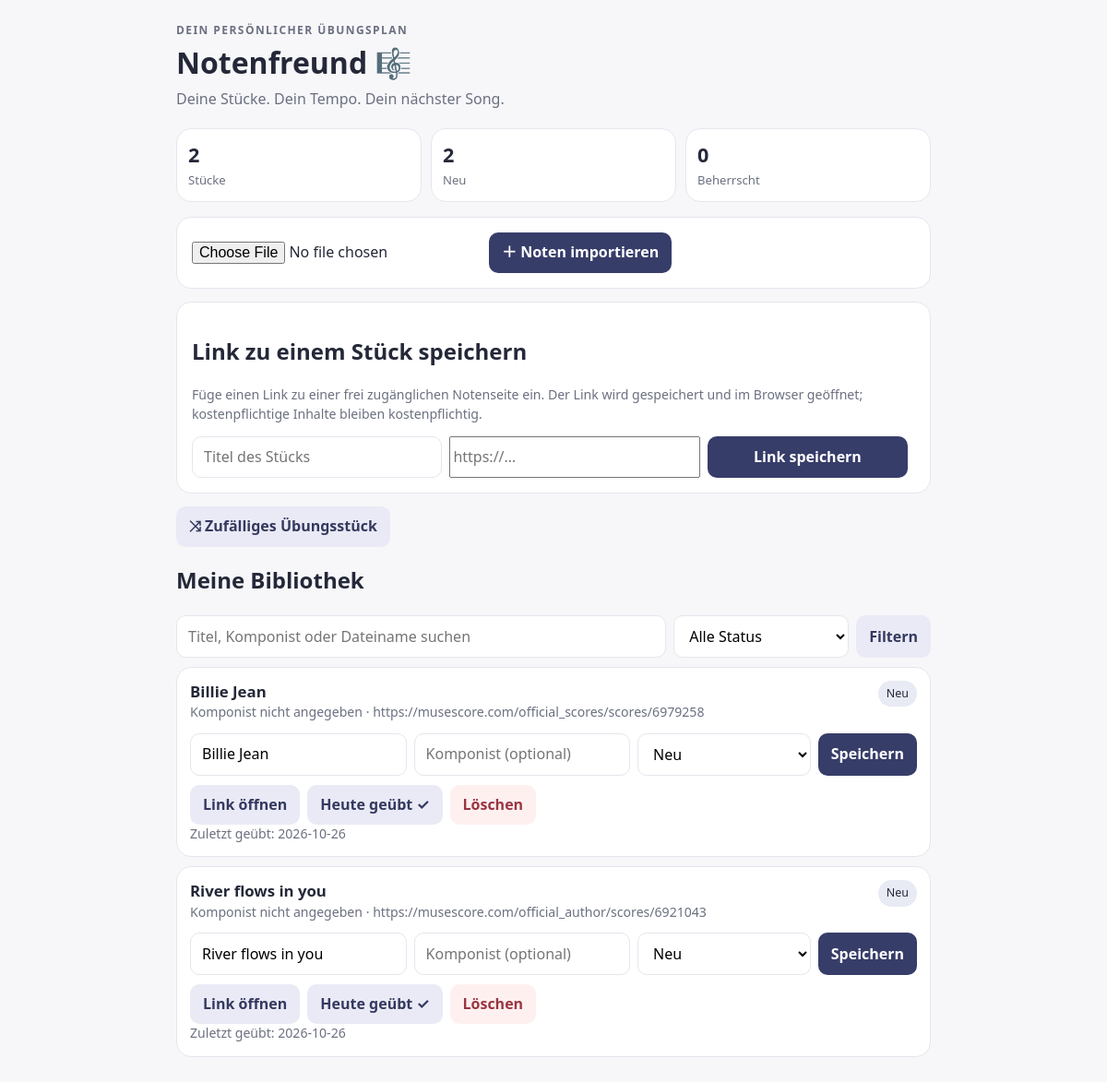
The page / on the database its author committed.
### tables this page shows
CREATE TABLE pieces (
                id TEXT PRIMARY KEY,
                title TEXT NOT NULL,
                composer TEXT NOT NULL DEFAULT '',
                stage TEXT NOT NULL DEFAULT 'Neu',
                stored_name TEXT NOT NULL,
                original_name TEXT NOT NULL,
                extension TEXT NOT NULL,
                created_at TEXT NOT NULL,
                practiced_on TEXT
            , source_url TEXT);

### app.py (the view)
@app.get("/")
def index():
    query = request.args.get("q", "").strip()
    stage = request.args.get("stage", "Alle")
    sql = "SELECT * FROM pieces WHERE 1=1"
    args = []
    if stage in STAGES:
        sql += " AND stage = ?"
        args.append(stage)
    if query:
        sql += " AND (title LIKE ? OR composer LIKE ? OR original_name LIKE ?)"
        args.extend([f"%{query}%"] * 3)
    sql += " ORDER BY created_at DESC"
    with connect_db() as db:
        pieces = db.execute(sql, args).fetchall()
        counts = {row["stage"]: row["count"] for row in db.execute("SELECT stage, COUNT(*) AS count FROM pieces GROUP BY stage")}
        total = sum(counts.values())
    return render_template("index.html", pieces=pieces, stages=STAGES, selected_stage=stage, query=query, counts=counts, total=total)

### app.py (called while the page is built)
def connect_db():
    connection = sqlite3.connect(DB_PATH)
    connection.row_factory = sqlite3.Row
    return connection

### templates/index.html (shortened to what this page needs)
<!doctype html>
<html lang="de">
<head>
</head>
<body>
<main>
  <div class="eyebrow">DEIN PERSÖNLICHER ÜBUNGSPLAN</div>
  <h1>Notenfreund 🎼</h1>
  <p class="intro">Deine Stücke. Dein Tempo. Dein nächster Song.</p>
  <section class="stats">
    <div class="stat"><b>{{ total }}</b><span>Stücke</span></div>
    <div class="stat"><b>{{ counts.get('Neu', 0) }}</b><span>Neu</span></div>
    <div class="stat"><b>{{ counts.get('Beherrscht', 0) }}</b><span>Beherrscht</span></div>
  </section>
  <section class="panel">
    <form action="{{ url_for('upload') }}" method="post" enctype="multipart/form-data" class="upload">
      <input type="file" name="score" accept=".pdf,.mscz,.mscx,.musicxml,.xml,.mxl,.mid,.midi" required>
      <button type="submit">＋ Noten importieren</button>
    </form>
  </section>
  <section class="panel">
    <h2>Link zu einem Stück speichern</h2>
    <p class="muted">Füge einen Link zu einer frei zugänglichen Notenseite ein. Der Link wird gespeichert und im Browser geöffnet; kostenpflichtige Inhalte bleiben kostenpflichtig.</p>
    <form action="{{ url_for('add_link') }}" method="post" class="edit">
      <input type="text" name="title" placeholder="Titel des Stücks" aria-label="Titel des Stücks" required>
      <input type="url" name="source_url" placeholder="https://…" aria-label="Link zur Notenseite" required>
      <button>Link speichern</button>
    </form>
  </section>
  <div class="actions"><form action="{{ url_for('random_piece') }}" method="post"><button class="secondary">⤨ Zufälliges Übungsstück</button></form></div>
  <h2>Meine Bibliothek</h2>
  <form method="get" class="toolbar">
    <input type="text" name="q" value="{{ query }}" placeholder="Titel, Komponist oder Dateiname suchen">
    <select name="stage" aria-label="Status filtern">
      <option value="Alle" {{ 'selected' if selected_stage == 'Alle' else '' }}>Alle Status</option>
    </select>
    <button class="secondary">Filtern</button>
  </form>
  {% for piece in pieces %}
    <article class="piece">
      <div class="piece-head"><div><h2>{{ piece['title'] }}</h2><div class="muted">{{ piece['composer'] or 'Komponist nicht angegeben' }} · {{ piece['original_name'] }}</div></div><span class="badge">{{ piece['stage'] }}</span></div>
      <form class="edit" action="{{ url_for('update_piece', piece_id=piece['id']) }}" method="post">
        <input type="text" name="title" value="{{ piece['title'] }}" aria-label="Titel" required>
        <input type="text" name="composer" value="{{ piece['composer'] }}" placeholder="Komponist (optional)" aria-label="Komponist">
        <select name="stage" aria-label="Übungsstatus">{% for item in stages %}<option {{ 'selected' if item == piece['stage'] else '' }}>{{ item }}</option>{% endfor %}</select>
        <button>Speichern</button>
      </form>
      <div class="actions">
        {% if piece['source_url'] %}<a class="button secondary" href="{{ url_for('open_piece', piece_id=piece['id']) }}" target="_blank" rel="noopener">Link öffnen</a>{% elif piece['extension'] == 'pdf' %}<a class="button secondary" href="{{ url_for('open_piece', piece_id=piece['id']) }}" target="_blank">PDF öffnen</a>{% else %}<form action="{{ url_for('open_piece', piece_id=piece['id']) }}" method="get"><button class="secondary">Datei-Hinweis</button></form>{% endif %}
        <form action="{{ url_for('practice', piece_id=piece['id']) }}" method="post"><button class="secondary">Heute geübt ✓</button></form>
        <form action="{{ url_for('delete_piece', piece_id=piece['id']) }}" method="post" onsubmit="return confirm('Stück und Datei wirklich löschen?')"><button class="danger">Löschen</button></form>
      </div>
      {% if piece['practiced_on'] %}<div class="muted">Zuletzt geübt: {{ piece['practiced_on'] }}</div>{% endif %}
    </article>
  {% else %}
    <div class="empty">Deine Notensammlung beginnt hier.<br>Importiere eine PDF- oder Notendatei.</div>
  {% endfor %}
</main>
</body>
</html>

### templates/index.html (style rules this page uses)
:root { color-scheme: light; --ink:#242838; --muted:#6b7080; --line:#e5e6ed; --brand:#373d69; --bg:#f7f7fa; }
* { box-sizing:border-box; }
body { margin:0; background:var(--bg); color:var(--ink); font:16px/1.45 system-ui,-apple-system,"Segoe UI",sans-serif; }
main { width:min(850px,100%); margin:auto; padding:24px 16px 48px; }
.eyebrow { color:var(--muted); font-size:.75rem; font-weight:800; letter-spacing:.12em; }
h1 { margin:4px 0; font-size:2rem; }
.intro { color:var(--muted); margin:0 0 20px; }
.stats { display:flex; gap:10px; margin:16px 0; }
.stat,.panel,.piece { background:white; border:1px solid var(--line); border-radius:16px; }
.stat { flex:1; padding:12px; }
.stat b { display:block; font-size:1.35rem; }
.stat span { color:var(--muted); font-size:.82rem; }
.panel { padding:16px; margin:14px 0; }
form { margin:0; }
.upload { display:flex; flex-wrap:wrap; gap:10px; align-items:center; }
input,select,button { font:inherit; }
input[type=file] { max-width:100%; }
input[type=text],select { min-width:0; width:100%; padding:10px 12px; border:1px solid var(--line); border-radius:10px; background:#fff; }
button,.button { display:inline-block; border:0; border-radius:10px; padding:10px 14px; background:var(--brand); color:#fff; font-weight:700; text-decoration:none; cursor:pointer; }
button.secondary,.button.secondary { background:#e9eaf5; color:#34395f; }
button.danger { background:#fff0f0; color:#9a3542; }
.toolbar { display:grid; grid-template-columns:1fr minmax(135px,190px) auto; gap:8px; }
.piece { padding:14px; margin:10px 0; }
.piece-head { display:flex; justify-content:space-between; gap:12px; align-items:flex-start; }
.piece h2 { font-size:1.05rem; margin:0; overflow-wrap:anywhere; }
.muted { color:var(--muted); font-size:.88rem; overflow-wrap:anywhere; }
.badge { padding:5px 9px; border-radius:99px; background:#e8eaf4; white-space:nowrap; font-size:.78rem; }
.edit { display:grid; grid-template-columns:1fr 1fr minmax(130px,.8fr) auto; gap:8px; margin-top:12px; }
.actions { display:flex; flex-wrap:wrap; gap:8px; margin-top:10px; }

### rows shown on the page
pieces: title "Billie Jean", composer "Komponist nicht angegeben", original_name "https://musescore.com/official_scores/scores/6979258", stage "Neu", practiced_on "2026-10-26"
pieces: title "River flows in you", composer "Komponist nicht angegeben", original_name "https://musescore.com/official_author/scores/6921043", stage "Neu", practiced_on "2026-10-26"

### other values the page prints
{{ total }} "2"
{{ counts.get('Neu', 0) }} "2"
{{ counts.get('Beherrscht', 0) }} "0"
form field stage "Neu"
